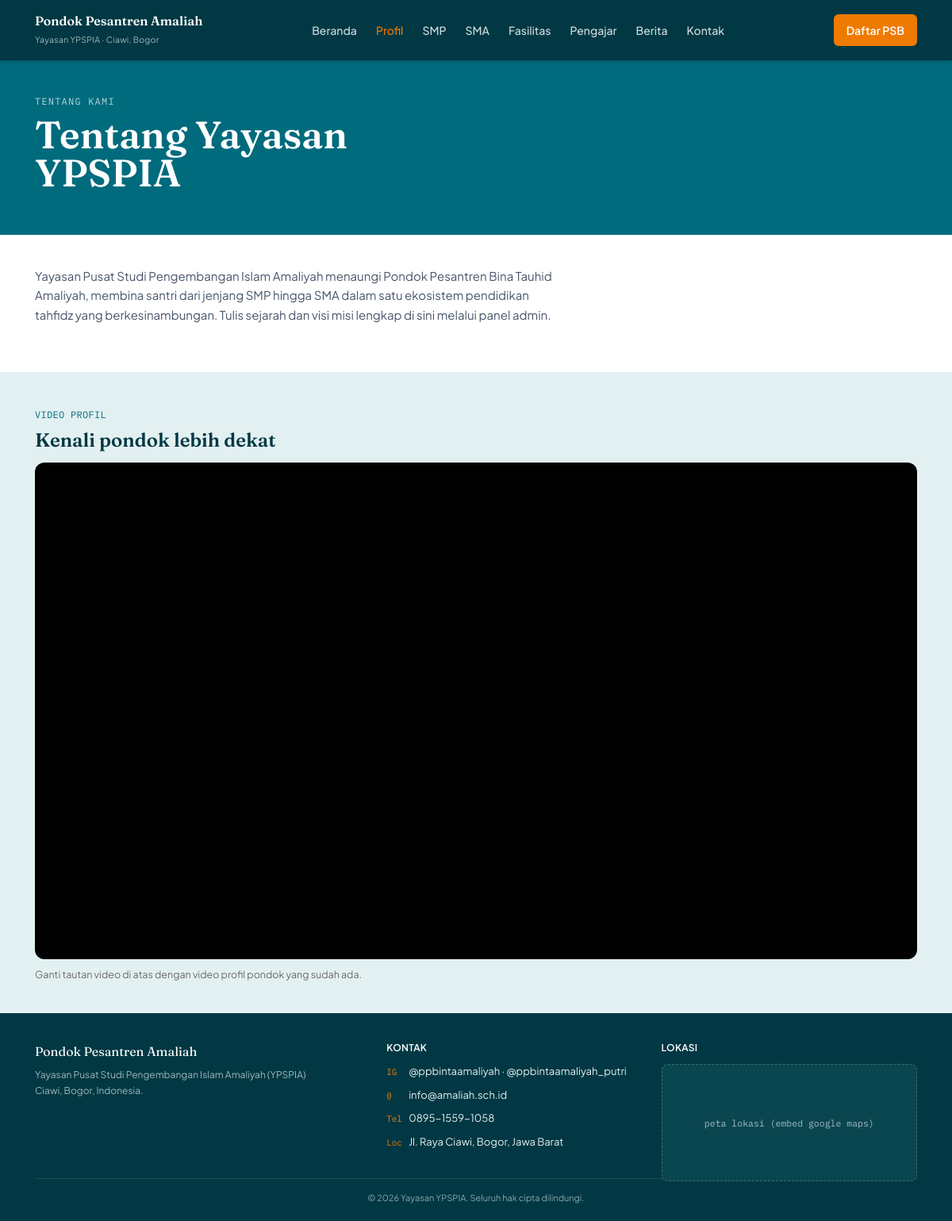
The app's page /pages/profil-yayasan.php with its own data.
### tables this page shows
CREATE TABLE halaman_statis (
    id INT AUTO_INCREMENT PRIMARY KEY,
    slug VARCHAR(100) UNIQUE NOT NULL,
    judul VARCHAR(200),
    konten TEXT
);

### includes/functions.php (called while the page is built, shortened)
<?php
function e($string) {
    return htmlspecialchars($string ?? '', ENT_QUOTES, 'UTF-8');
}

### pages/profil-yayasan.php (the view, shortened to what this page needs)
<?php
require_once __DIR__ . '/../includes/config.php';
require_once __DIR__ . '/../includes/functions.php';
$stmt = $pdo->prepare("SELECT * FROM halaman_statis WHERE slug = 'profil-yayasan'");
$stmt->execute();
$halaman = $stmt->fetch(PDO::FETCH_ASSOC);
include __DIR__ . '/../includes/header.php';
?>
<section class="hero" data-aos="fade-in" style="padding-bottom:40px;">
  <div class="hero-inner">
    <div class="hero-eyebrow">Tentang kami</div>
    <h1><?= e($halaman['judul'] ?? 'Tentang Yayasan YPSPIA') ?></h1>
  </div>
</section>
<section class="section">
  <div class="container">
    <p class="desc" style="font-size:15px;"><?= nl2br(e($halaman['konten'] ?? '')) ?></p>
  </div>
</section>
<section class="section section-tint">
  <div class="container">
    <div class="eyebrow">Video profil</div>
    <h2>Kenali pondok lebih dekat</h2>
    <div style="position:relative; padding-bottom:56.25%; height:0; border-radius:12px; overflow:hidden; background:#000;">
      <iframe src="https://www.youtube.com/embed/GANTI_DENGAN_ID_VIDEO" style="position:absolute; top:0; left:0; width:100%; height:100%; border:0;" allowfullscreen></iframe>
    </div>
    <p style="font-size:12.5px; color:#6a6a6a; margin-top:10px;">Ganti tautan video di atas dengan video profil pondok yang sudah ada.</p>
  </div>
</section>
<?php include __DIR__ . '/../includes/footer.php'; ?>

### records on screen
halaman_statis: judul "Tentang Yayasan YPSPIA", konten "Yayasan Pusat Studi Pengembangan Islam Amaliyah menaungi Pondok Pesantren Bina Tauhid Amaliyah, membina santri dari jenjang SMP hingga SMA dalam satu ekosistem pendidikan tahfidz yang berkesinambungan. Tulis sejarah dan visi misi lengkap di sini melalui panel admin."

### other values on screen
$site['yayasan'] "Yayasan Pusat Studi Pengembangan Islam Amaliyah (YPSPIA)"
$site['ig_putra'] "@ppbintaamaliyah"
$site['ig_putri'] "@ppbintaamaliyah_putri"
$site['email'] "info@amaliah.sch.id"
$site['telepon'] "0895-1559-1058"
$site['alamat'] "Jl. Raya Ciawi, Bogor, Jawa Barat"
